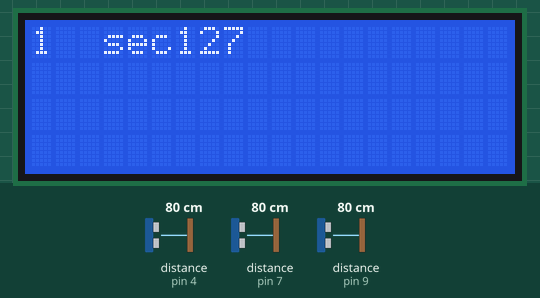
Simulated run of this sketch. Board: Arduino Uno, built with avr-gcc and run on an emulated ATmega328P. Parts: 20×4 character LCD. Wiring (inferred from the names in the program): ultrasonic range finder: trigger pin 5; echo pin 4. Inputs (shaded band) come from the test bench; at power-on: distance to the obstacle (sensors on pin 4, pin 7, pin 9) 80 cm. The echo pulse lasts 58.3 µs per cm; what the sketch prints to the serial monitor is not drawn. At 18.9 s the program stops and its outputs stay as they are.

Above: at 1.29 s.
1.3 s: distance to the obstacle (sensor on pin 4) set to 54 cm
At 1.42 s:
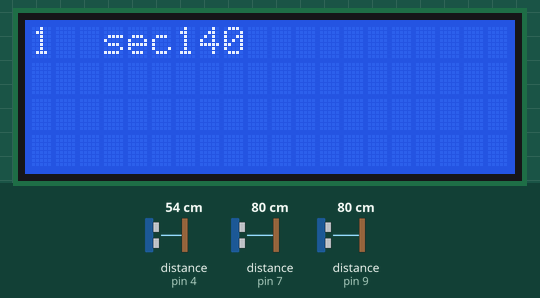
2.8 s: distance to the obstacle (sensor on pin 4) set to 46 cm
At 2.83 s:
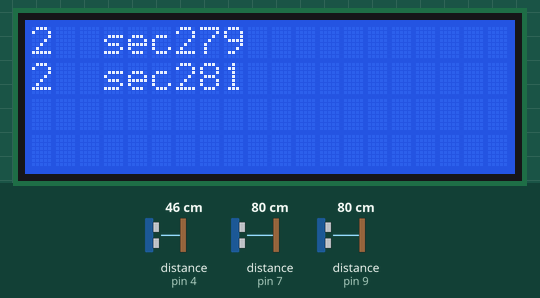
4.3 s: distance to the obstacle (sensor on pin 4) set to 299 cm
At 4.34 s:
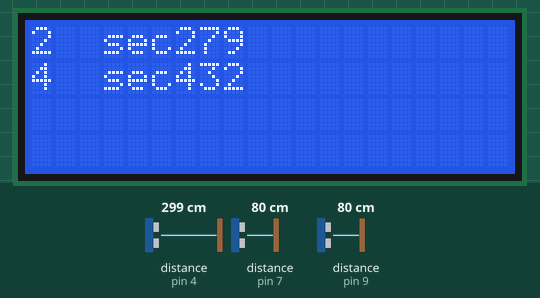
5.8 s: distance to the obstacle (sensor on pin 7) set to 67 cm
At 9.9 s:
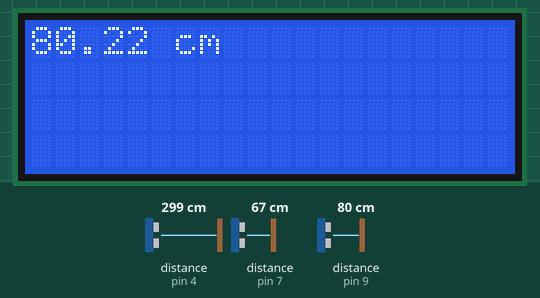

The sketch:

Projet4.5.ino
```cpp
#include <Wire.h>
#include <LiquidCrystal_I2C.h>
#define trigPin 8
#define echoPin 9
#define trig 6
#define echo 7
#define trig2 5
#define echo2 4
int TempsInit = 0;
int TempsReel = 0;
int TempsSec = 0;
int TempsMil = 0;
int TempsInit2 = 0;
int TempsReel2 = 0;
int TempsSec2 = 0;
int TempsMil2 = 0;
int a = 0;
float b, c, d, e;
float v, t, km, ti, tf;
boolean detection_main = false;
boolean detection_main2 = false;
LiquidCrystal_I2C lcd(0x27, 20, 4);

void setup() {
  Serial.begin(115200);
  pinMode(trigPin, OUTPUT);
  pinMode(echoPin, INPUT);
   pinMode(trig, OUTPUT);
  pinMode(echo, INPUT);
  pinMode(trig2, OUTPUT);
  pinMode(echo2, INPUT);
  {
    lcd.init();
  }
}
void loop() {

 /* lcd.backlight();
  lcd.setCursor(0, 1);
  lcd.print("Speedometre");*/
  boolean fin1 = false;
  boolean fin2 = false;
  boolean fin3 = false;
  boolean fin = false;
  boolean debut = true;


    float duration3, distance3;
   digitalWrite(trig2, LOW);
  delayMicroseconds(2);

    digitalWrite(trig2, HIGH);
    delayMicroseconds(10);
    digitalWrite(trig2, LOW);

    duration3 = pulseIn(echo2, HIGH);
    distance3 = (duration3 / 2) * 0.0344;
   /* if( (duration3 <1||duration3 > 5)&& detection_main == false ){
      Serial.print("ok");
    }*/

  //Serial.println(distance3);

  // calcul du premier chrono
  // on effectue le traitement suivant si aucune detection effectuee
  if( ( distance3>50||distance3<2 )&& detection_main == false){
   //Serial.println(" GOOD");
   TempsInit2 = (millis());
  TempsReel2 = (millis() - TempsInit2);
  TempsSec2 = (TempsReel2 /1000)%60;
  TempsMil2 = (TempsReel2 %1000)/10;
  // Serial.println(distance3);

  //intialisation du temps-secondes
  int secondes2 =millis()/1000;
  int TempsMil2 =millis()/10;
  lcd.backlight();
 /* lcd.setCursor(0, 1);
  lcd.print("chrono:");*/
   lcd.setCursor(0, 0);
  lcd.print(secondes2);
  lcd.setCursor(3,0);
  lcd.print("sec");
  lcd.setCursor(6, 0);
  lcd.print(TempsMil2);
  ti = TempsMil2;
 if( distance3<50 && distance3>2){
  lcd.clear();
 }


  }

  //distance3 distance du premier capteur
  if((distance3<50 &&  distance3 > 3) || detection_main2 == true ){
    detection_main = true;
    detection_main2 = true;

float duration2, distance2;
    digitalWrite(trig, LOW);
    delayMicroseconds(2);

    digitalWrite(trig, HIGH);
    delayMicroseconds(10);
    digitalWrite(trig, LOW);

    duration2 = pulseIn(echo, HIGH);
    distance2 = (duration2 / 2) * 0.0344;
   // Serial.println(distance2);


  TempsInit = (millis());
  TempsReel = (millis() - TempsInit);
  TempsSec = (TempsReel /1000)%60;
  TempsMil = (TempsReel %1000)/10;

  //intialisation du temps-secondes
  int secondes =millis()/1000;
  int TempsMil =millis()/10;
  lcd.backlight();
  lcd.setCursor(0, 1);
  lcd.print(secondes);
  lcd.setCursor(3,1);
  lcd.print("sec");
  lcd.setCursor(6, 1);
  lcd.print(TempsMil);
 //Serial.print(TempsMil);
  t = TempsMil;

   if(distance2<70 && distance2>3){
      lcd.backlight();
      lcd.setCursor(12, 1);
      lcd.print("f");
      delay(3000);
      lcd.clear();
      fin = true;


  }
 }
  if (fin) {
    float duration, distance;
    digitalWrite(trigPin, LOW);
    delayMicroseconds(2);

    digitalWrite(trigPin, HIGH);
    delayMicroseconds(10);
    digitalWrite(trigPin, LOW);

    duration = pulseIn(echoPin, HIGH);
    distance = (duration / 2) * 0.0344;
    b = distance;
    fin1 = true;
   /* if (distance >= 400 || distance <= 2) {
      lcd.print("Out of range");
      delay(500);
    }
    else {
      lcd.backlight();// Envoi du message
      lcd.setCursor(0, 0);
      lcd.print(distance);
      lcd.print(" cm");
      delay(500);
    }
    delay(500);
    lcd.clear();*/
  }

  if (fin1) {
    float duration, distance;
    digitalWrite(trigPin, LOW);
    delayMicroseconds(2);

    digitalWrite(trigPin, HIGH);
    delayMicroseconds(10);
    digitalWrite(trigPin, LOW);

    duration = pulseIn(echoPin, HIGH);
    distance = (duration / 2) * 0.0344;
    c = distance;
    fin2= true;
    /*if (distance >= 400 || distance <= 2) {
      lcd.print("Out of range");
      delay(500);
    }
    else {
      lcd.backlight();// Envoi du message
      lcd.setCursor(0, 0);
      lcd.print(distance);
      lcd.print(" cm");
      delay(500);
    }
    delay(500);
    lcd.clear();*/
  }

  if (fin2) {
    float duration, distance;
    digitalWrite(trigPin, LOW);
    delayMicroseconds(2);

    digitalWrite(trigPin, HIGH);
    delayMicroseconds(10);
    digitalWrite(trigPin, LOW);

    duration = pulseIn(echoPin, HIGH);
    distance = (duration / 2) * 0.0344;
    d = distance;
    fin3= true;
  /* if (distance >= 400 || distance <= 2) {
      lcd.print("Out of range");
      delay(500);
    }
    else {
      lcd.backlight();// Envoi du message
      lcd.setCursor(0, 0);
      lcd.print(distance);
      lcd.print(" cm");
      delay(500);
    }
    delay(500);
    lcd.clear();*/
 }


  if (fin3) {
    Serial.println("on est dans fin3");
    float e = b + c + d;
    float dist = e / 3;
    float tf = (t - ti) / 100;
    lcd.backlight();
    lcd.setCursor(0, 0);
    lcd.print(dist);
    lcd.print(" cm");
    delay(5000);
    lcd.clear();
    lcd.setCursor(0, 0);
    lcd.print(tf);
    lcd.print(" sec");
    delay(5000);
    lcd.clear();
    float v = (dist/100) / tf;
    float km = v * 3.6;
    lcd.print(v);
    lcd.print(" m/s");
    lcd.setCursor(0, 1);
    lcd.print(km);
    lcd.print(" km/h");
    exit(0);


  }

}
```

Measured:
- the behaviour switches between 51 and 50 cm on distance to the obstacle (sensor on pin 4) (found by bisection; images 1 and 2)
- the behaviour switches between 70 and 69 cm on distance to the obstacle (sensor on pin 7) (found by bisection; images 3 and 4)
- after the input at 2.8 s, the display: first differs from a run without the input at once (image 2)
- after the input at 5.8 s, the display: first differs from a run without the input after 0.05 s (image 4 shows a later state)
